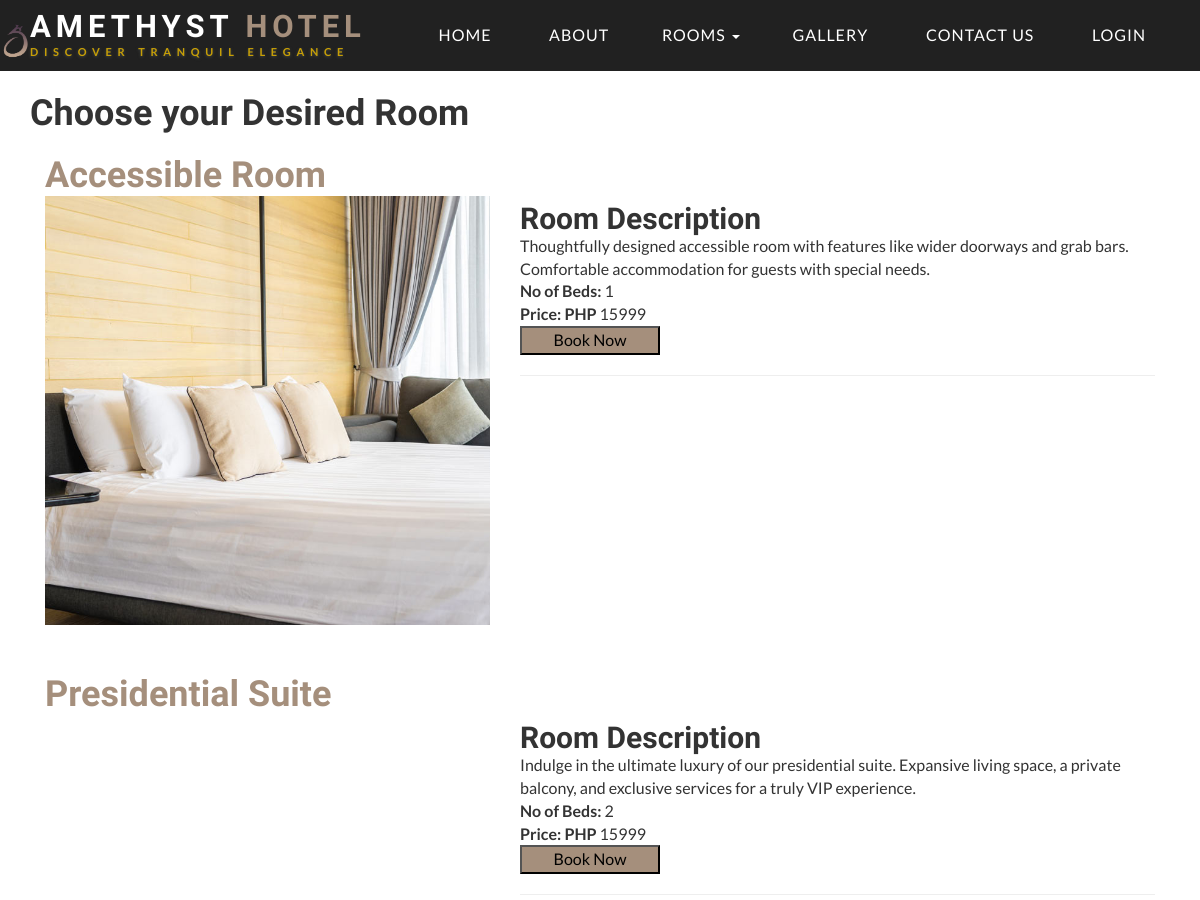
Before: /category-details.php?catid=12 (upper part) with the older database file.
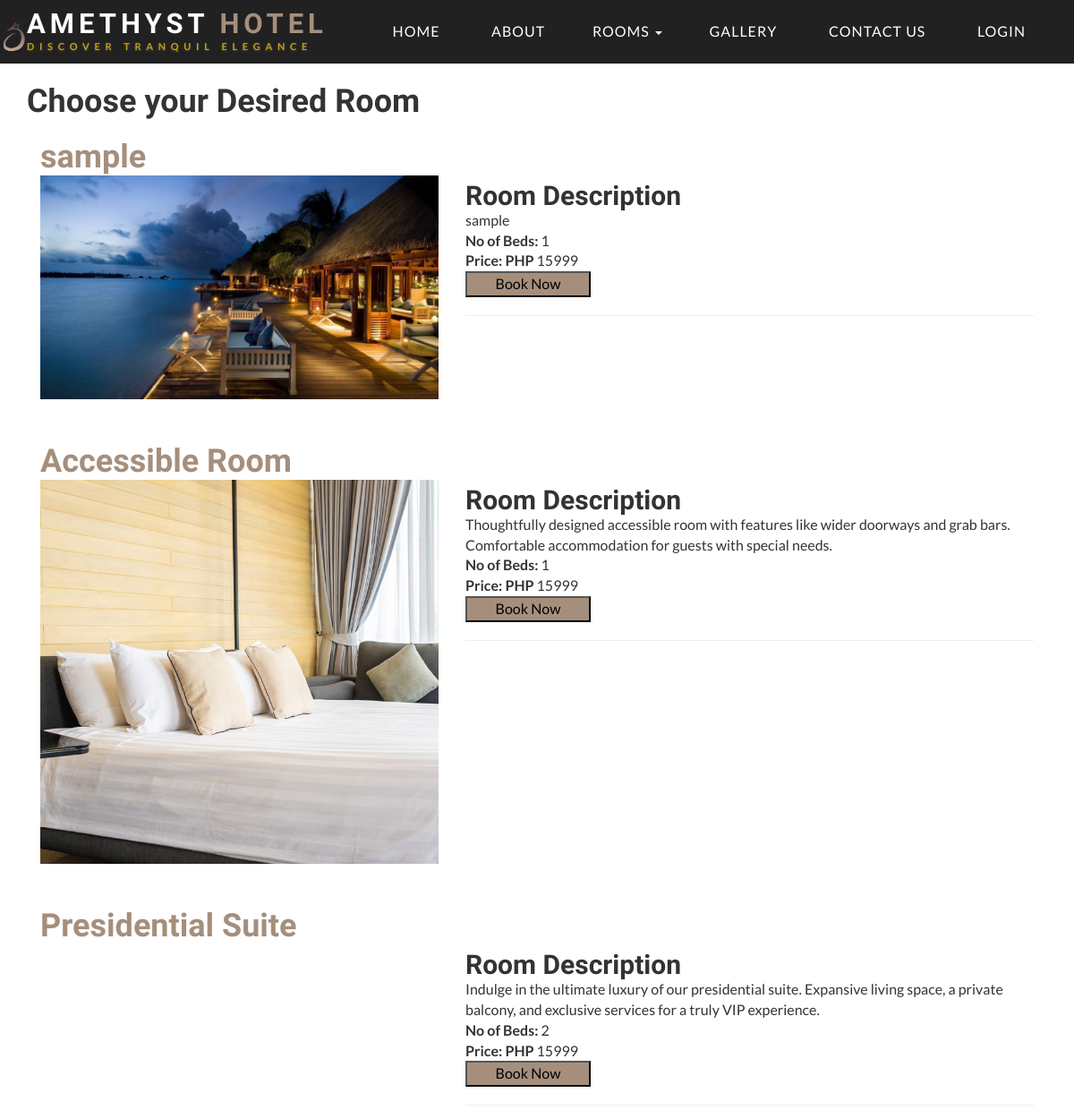
After: the same page with the newer database file.
### tables this page shows
CREATE TABLE `tblroom` (
  `ID` int(10) NOT NULL,
  `RoomType` int(10) DEFAULT NULL,
  `RoomName` varchar(200) DEFAULT NULL,
  `MaxAdult` int(5) DEFAULT NULL,
  `MaxChild` int(5) DEFAULT NULL,
  `RoomDesc` mediumtext DEFAULT NULL,
  `NoofBed` int(5) DEFAULT NULL,
  `Image` varchar(200) DEFAULT NULL,
  `RoomFacility` varchar(200) DEFAULT NULL,
  `CreationDate` timestamp NULL DEFAULT current_timestamp()
);

CREATE TABLE `tblcategory` (
  `ID` int(10) NOT NULL,
  `CategoryName` varchar(120) DEFAULT NULL,
  `Description` mediumtext DEFAULT NULL,
  `Price` int(5) NOT NULL,
  `Date` timestamp NULL DEFAULT current_timestamp()
);

### category-details.php (the view, shortened to what this page needs)
<!DOCTYPE HTML>
<html>
<head>
<link href="css/style.css" rel="stylesheet" type="text/css" media="all" />
<link rel="stylesheet" href="css/lightbox.css">
</head>
<body>
				<?php include_once('includes/header.php');?>
					<div class="room-section">
						<div class="container">
							<br>
						<h1>Choose your Desired Room</h1>
			<br>
							<div class="room-grids">
								<?php
								$cid=intval($_GET['catid']);
$sql="SELECT tblroom.*,tblroom.id as rmid , tblcategory.Price,tblcategory.ID,tblcategory.CategoryName from tblroom
join tblcategory on tblroom.RoomType=tblcategory.ID
where tblroom.RoomType=:cid ORDER BY tblroom.id DESC";
$query = $dbh -> prepare($sql);
$query-> bindParam(':cid', $cid, PDO::PARAM_STR);
$query->execute();
$results=$query->fetchAll(PDO::FETCH_OBJ);
$cnt=1;
if($query->rowCount() > 0)
{
foreach($results as $row)
{               ?>
							<div class="room1">
								<div class="col-md-5 room-grid" style="padding-bottom: 50px">
								<a href="#" class="mask"style="color:#a58f7c;">
								<h1> <?php  echo htmlentities($row->RoomName);?> </h1>
									<img src="admin/images/<?php echo $row->Image;?>" class=" mask img-responsive zoom-img" alt="" /></a>
								</div>
								<div class="col-md-7 room-grid1">
									<br><br>
									<h2>Room Description</h2>
									<p><?php  echo htmlentities($row->RoomDesc);?></p>
									<p><b>No of Beds: </b><?php  echo htmlentities($row->NoofBed);?></p>
									<p><b>Price: PHP</b> <?php  echo htmlentities($row->Price);?></p>
									<button style="background-color: #a58f7c; width:140px;" ><a style="color:black;"href="book-room.php?rmid=<?php echo $row->rmid;?>">Book Now</a></button>
								<hr>
								</div>
								<div class="clearfix"></div>
							</div><?php $cnt=$cnt+1;}} ?>
						</div>
					</div>
				</div>
</body>
</html>

Changed rows visible on the page:
added tblroom: RoomName "sample", Image (picture), RoomDesc "sample", NoofBed "1", tblcategory.Price "15999"
